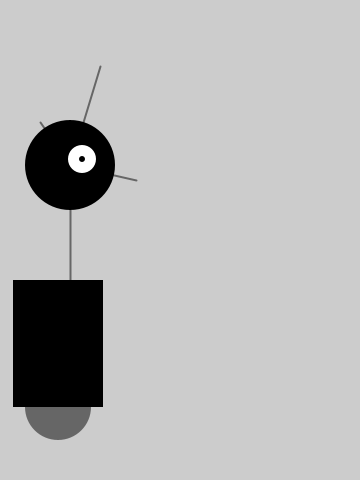
Frame 1 (no input)
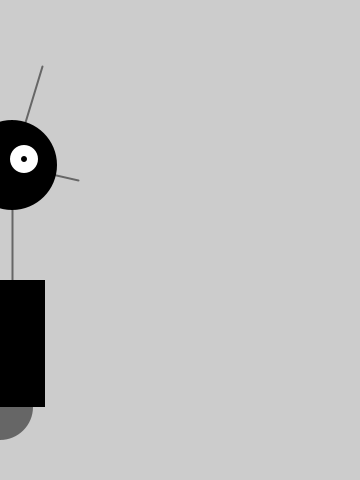
Frame 60 (the mouse pressed at the canvas centre just before this capture)
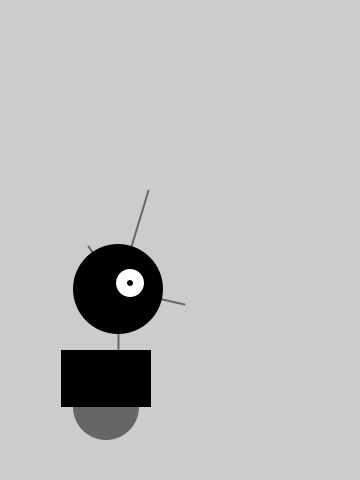
Frame 120 (the mouse held since frame 60 and released just before this capture)

The Processing sketch that drew these frames (run headless with seeded random() and noise(); from frame 60 on, the mouse is pressed at the canvas centre):

// Processing sketch: Robot_3
// ── Robot_3.pde
// Robot 3: Response

int x = 60;            // x-coordinate
int y = 440;           // y-coordinate
int radius = 45;       // Head Radius
int bodyHeight = 160;  // Body Height
int neckHeight = 70;   // Neck Height

float easing = 0.02;

void setup() {
  size(360, 480);
  smooth();
  strokeWeight(2);
  ellipseMode(RADIUS);
}

void draw() {
  
  int targetX = mouseX;
  x += (targetX - x) * easing;
  
  if (mousePressed) {
    neckHeight = 16;
    bodyHeight = 90;
  } else {
    neckHeight = 70;
    bodyHeight = 160;
  }
  
  float ny = y - bodyHeight - neckHeight - radius;  // Neck Y/
  
  background(204);

  // Neck
  stroke(102);
  line(x+12, y-bodyHeight, x+12, ny);

  // Antennae
  line(x+12, ny, x-18, ny-43);
  line(x+12, ny, x+42, ny-99);
  line(x+12, ny, x+78, ny+15);

  // Body
  noStroke();
  fill(102);
  ellipse(x, y-33, 33, 33);
  fill(0);
  rect(x-45, y-bodyHeight, 90, bodyHeight-33);

  // Head
  fill(0);
  ellipse(x+12, ny, radius, radius);
  fill(255);
  ellipse(x+24, ny-6, 14, 14);
  fill(0);
  ellipse(x+24, ny-6, 3, 3);
}
